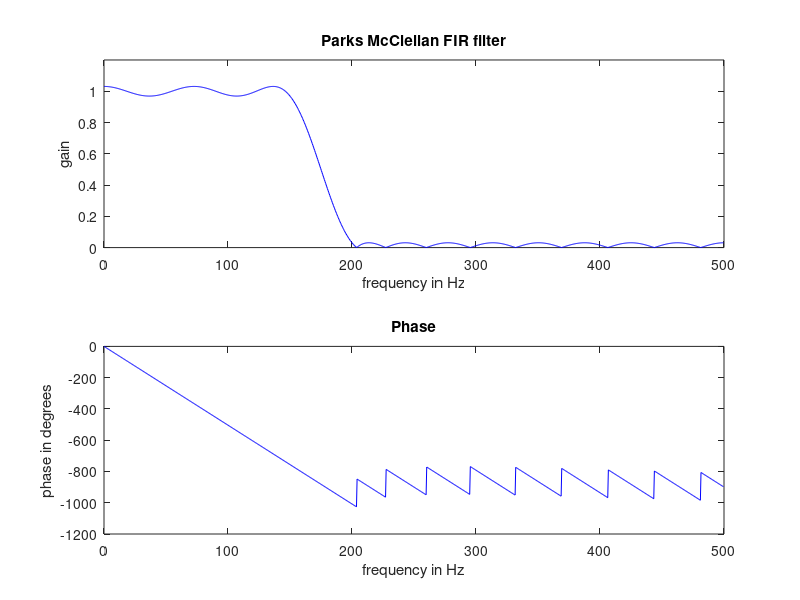

Write the MATLAB code that produced this figure. (Note: this script raises an error after producing the figure.)
% Problem 6.21 - p 362 Blandford and Parr
% Implementation of Parks-McClellan FIR filter.
% Plot "exploded" views (zoom-in) to show pass band & stop band ripple
%
% Note: this is for the FIR filter only, the problem also requires
% similar code for the elliptic filter 
%
% F. Frigo  15-Oct-2019
%
fs = 1000;
fpass = 150;
Rpass = 0.03;RpDB = -20*log10(1-Rpass);
fstop = 200;
Rstop = 0.03;RsDB = -20*log10(Rstop);
%Parks-McClellan
F = ([0 .3 .4 1]);
M = ([1 1 0 0]);
N = 28;
num = firpm(N, F, M);
den = 1;
[H, f] = freqz(num, den, 1024, fs);
fprintf(1, ['Parks McClellan order is ' num2str(N) '\n']);
figure(1);clf;
subplot(2, 1, 1)
plot(f, abs(H), 'b');
axis([0 fs/2 0 1.2]);
title('Parks McClellan FIR filter');
xlabel('frequency in Hz');
ylabel('gain');
subplot(2, 1, 2);
plot(f, unwrap(angle(H))*180/pi, 'b');
title('Phase');
xlabel('frequency in Hz');
ylabel('phase in degrees');

% OPTIONAL:  Use linearSystemAnalyzer (requires Control Systems Toolbox
Ts = 1/fs; % sampling period
sys_disc = tf(num, den, Ts,'Variable','z^-1');  % discrete time transfer function
linearSystemAnalyzer('impulse', sys_disc);
